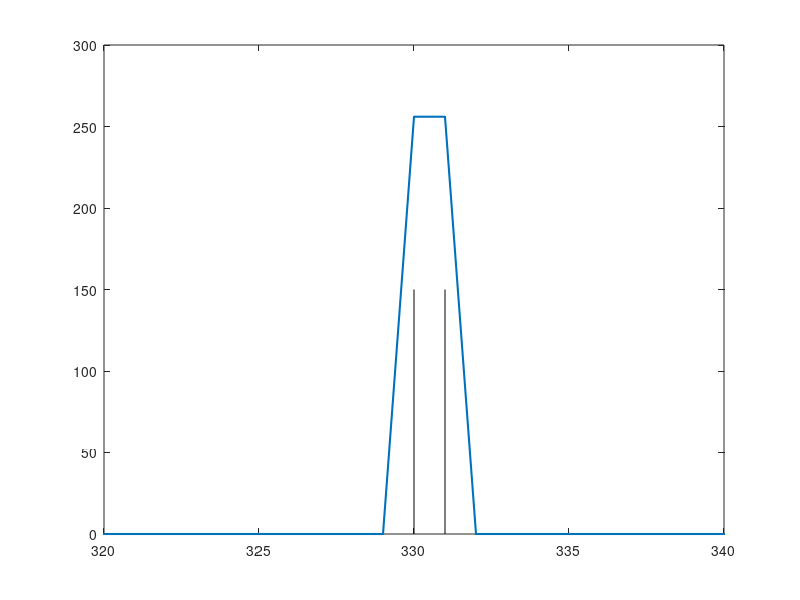

MATLAB code to generate this figure: (Note: this script raises an error after producing the figure.)
function exam3_11

% EXAMPLE 3.11: Spectral resolution 

clear
clc
fprintf('Example 3.11: Spectral resolution\n')

% Construct signal

N = 1024;
k = 0 : N-1;
f_a = 330;
f_b = 331;
f_s = 1024;
T = 1/f_s;
x = sin(2*pi*f_a*k*T) + cos(2*pi*f_b*k*T);
M = 2*N;

% Compute power density spectra and find spectral peaks

S_N = abs(fft(x)).^2/N;
S_M = (M/N)*abs(fft(x,M)).^2/M;                % zero padded
Delta_fN = f_s/N;
Delta_fM = f_s/M;
 
% Plot spectra

figure
f1 = linspace(0,(N-1)*f_s/N,N);
i1 = 1 : N/2;
c = 150;
hp = plot (f1(i1),S_N(i1),'.-',[f_a,f_a],[0,c],'k',[f_b,f_b],[0,c],'k');
set (hp(1),'LineWidth',1.5)
axis ([320 340 0 300])
title = sprintf (['Power density spectrum: {\\itf_a} = %.1f Hz,',...
      ' {\\itf_b} = %.1f Hz'],f_a,f_b);
f_labels (title,'{\itf} (Hz)','\it{S_N(f)}')
f_wait

figure
f2 = linspace(0,(M-1)*f_s/M,M);
i2 = 1 : M/2;
hp = plot (f2(i2),S_M(i2),'.-',[f_a,f_a],[0,c],'k',[f_b,f_b],[0,c],'k');
set (hp(1),'LineWidth',1.5)
axis ([320 340 0 300])
title = sprintf (['Power density spectrum with zero padding: {\\itf_a} = %1.f Hz,'...
      ' {\\itf_b} = %.1f'],f_a,f_b);
f_labels (title,'{\itf} (Hz)','\it{S_M(f)}')
f_wait

% Add samples to improve frequency resolution

N = 2*N;
k = 0 : N-1;
f_s = 1024;
x = sin(2*pi*f_a*k*T) + cos(2*pi*f_b*k*T);

% Compute power density spectra and find spectral peaks

c = 250;
S_N = abs(fft(x)).^2/N;
Delta_fN = f_s/N;
figure
f1 = linspace(0,(N-1)*f_s/N,N);
i1 = 1 : N/2;
hp = plot (f1(i1),S_N(i1),'.-',[f_a,f_a],[0,c],'k',[f_b,f_b],[0,c],'k');
set (hp(1),'LineWidth',1.5)
axis ([320 340 0 600])
title = sprintf (['Power density spectrum with more samples: {\\itf_a} = %1.f Hz,'...
      ' {\\itf_b} = %.1f'],f_a,f_b);
f_labels (title,'{\itf} (Hz)','\it{S_N(f)}')
f_wait
